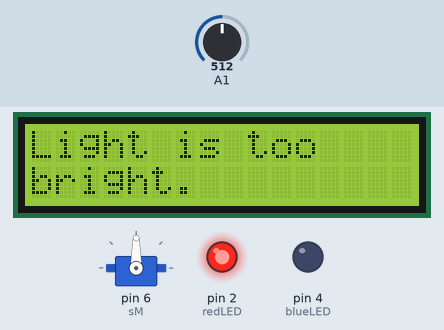
The sketch below on a simulated Arduino Uno, built with avr-gcc and run on an emulated ATmega328P. On the bench: 16×2 character LCD, servo, output pins drawn as LEDs (lit = HIGH). The inputs (shaded band) are chosen by the test bench; at power-on: A1 = 512. What the sketch prints to the serial monitor is not drawn.

Above: at 1.2 s.
1.3 s: A1 set to 414
3.2 s: A1 set to 384
At 4.4 s:
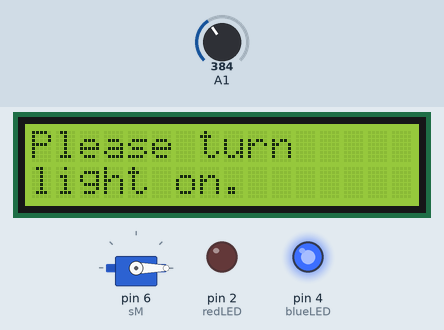
5.6 s: A1 set to 410
At 6.7 s:
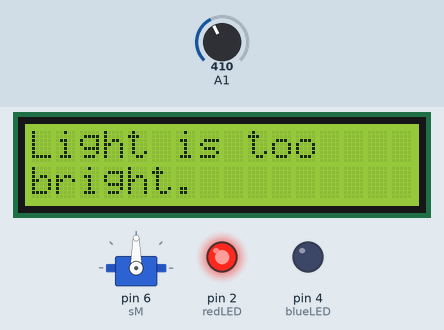
7.6 s: A1 set to 390
At 9.0 s:
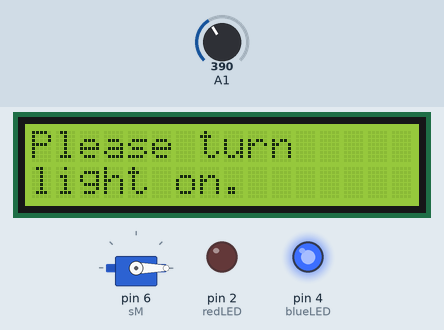
Timing chart, 0 to 10.6 s (numbered marks = the images above; inputs shaded):
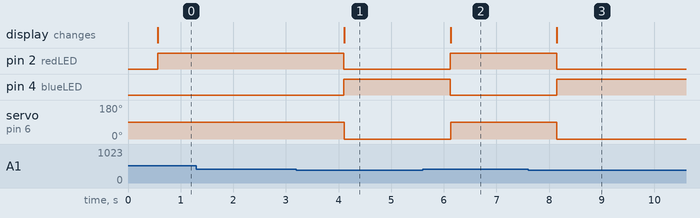

Measured:
- the behaviour switches between 401 and 400 on A1 (found by bisection; images 0 and 1)
- after the input at 1.3 s, every drawn part: stays the same
- after the input at 3.2 s, pin 2 (redLED): HIGH → LOW after 0.90 s; pin 4 (blueLED): LOW → HIGH after 0.90 s; servo on pin 6 (sM): 90° → 0° after 0.91 s; the display: changes after 0.91 s (image 1)
- after the input at 5.6 s, pin 2 (redLED): LOW → HIGH after 0.52 s; pin 4 (blueLED): HIGH → LOW after 0.52 s; servo on pin 6 (sM): 0° → 90° after 0.53 s; the display: changes after 0.53 s (image 2)
- after the input at 7.6 s, pin 2 (redLED): HIGH → LOW after 0.54 s; pin 4 (blueLED): LOW → HIGH after 0.54 s; servo on pin 6 (sM): 90° → 0° after 0.55 s; the display: changes after 0.55 s (image 3)

The sketch:

PhotoResistor.ino
```cpp
#include <Servo.h>
#include <LiquidCrystal.h>

Servo sM;

int redLED = 2;
int blueLED = 4;
int rsPin = 8;
int enablePin = 9;
int data4Pin = 10;
int data5Pin = 11;
int data6Pin = 12;
int data7Pin = 13;

int lightValue;

LiquidCrystal lcd(rsPin, enablePin, data4Pin, data5Pin, data6Pin, data7Pin);

void setup()
{
  pinMode(A1, INPUT);
  pinMode(redLED, OUTPUT);
  pinMode(blueLED, OUTPUT);
  lcd.begin(16,2);
  sM.attach(6);
  Serial.begin(9600);
}

void loop()
{
  lightValue = analogRead(A1);
  Serial.println(lightValue);
  delay(500);
  lcd.setCursor(0, 0);

  if(lightValue>400)
  {
    digitalWrite(redLED, HIGH);
    digitalWrite(blueLED, LOW);
    lcd.clear();
    lcd.print("Light is too");
    lcd.setCursor(0, 1);
    lcd.print("bright.");
    sM.write(90);
  }
  else
  {
    digitalWrite(redLED, LOW);
    digitalWrite(blueLED, HIGH);
    lcd.clear();
    lcd.print("Please turn");
    lcd.setCursor(0, 1);
    lcd.print("light on.");
    sM.write(0);
  }

}
```
